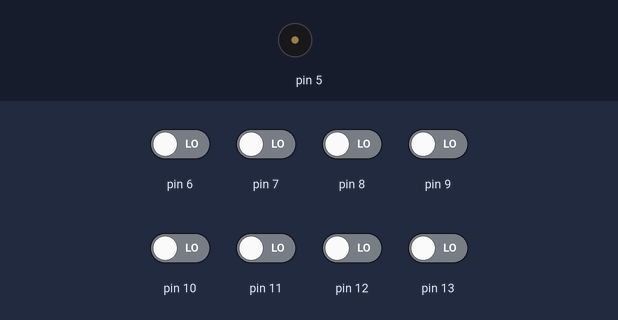
Simulated run of this sketch. Board: Arduino Uno, built with avr-gcc and run on an emulated ATmega328P. On the bench: buzzer (waves = sounding). The test bench sets the inputs (shaded band); at power-on: pin 6–13 LOW.

Above: at 1.2 s.
1.3 s: pin 6 driven HIGH
At 2.2 s:
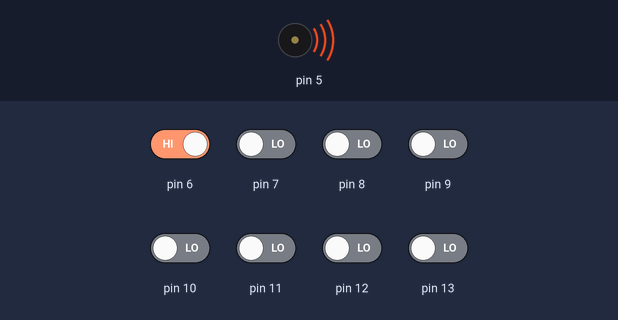
2.8 s: pin 6 driven LOW
At 3.3 s:
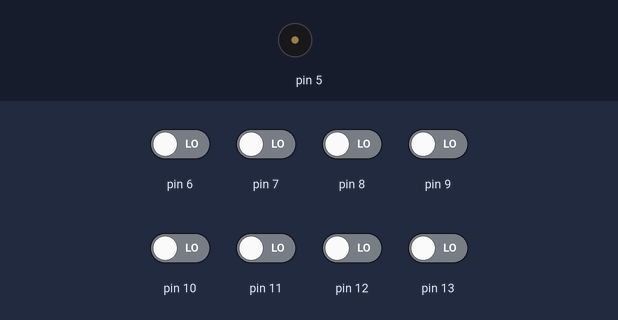
4.3 s: pin 7 driven HIGH
At 5.6 s:
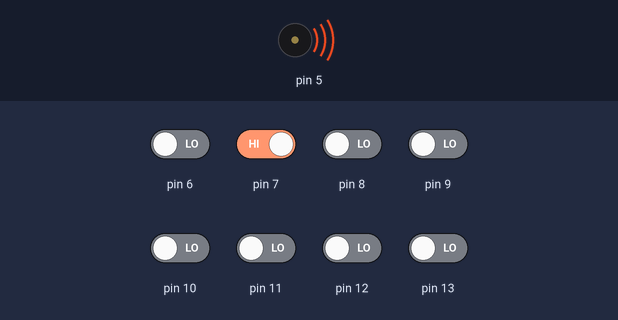
Timing chart, 0 to 7.3 s (numbered marks = the images above; inputs shaded):
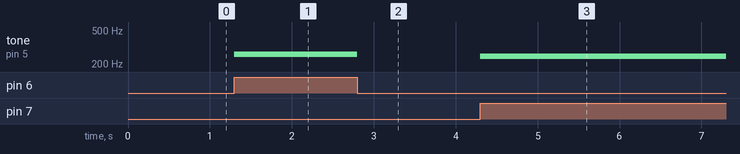

The sketch:

_9.Piano.ino.ino
```cpp
void setup() {
  // put your setup code here, to run once:
  pinMode(5,OUTPUT);
  pinMode(6,INPUT);
  pinMode(7,INPUT);
  pinMode(8,INPUT);
  pinMode(9,INPUT);
  pinMode(10,INPUT);
  pinMode(11,INPUT);
  pinMode(12,INPUT);
  pinMode(13,INPUT);
}

void loop() {
  // put your main code here, to run repeatedly:
  if(digitalRead(13) == HIGH){
    tone(5, 130.8);
  }
  else if(digitalRead(12) == HIGH){
    tone(5, 155.6);
  }
  else if(digitalRead(11) == HIGH){
    tone(5, 164.8);
  }
  else if(digitalRead(10) == HIGH){
    tone(5, 174.6);
  }
  else if(digitalRead(9) == HIGH){
    tone(5, 196.0);
  }
  else if(digitalRead(8) == HIGH){
    tone(5, 220.0);
  }
  else if(digitalRead(7) == HIGH){
    tone(5, 246.9);
  }
  else if(digitalRead(6) == HIGH){
    tone(5, 261.6);
  }
  else{
    noTone(5);
  }
}
```

Measured:
- after the input at 1.3 s, tone on pin 5: silent → 261 Hz at once
- after the input at 2.8 s, tone on pin 5: 261 Hz → silent at once
- after the input at 4.3 s, tone on pin 5: silent → 246 Hz at once
